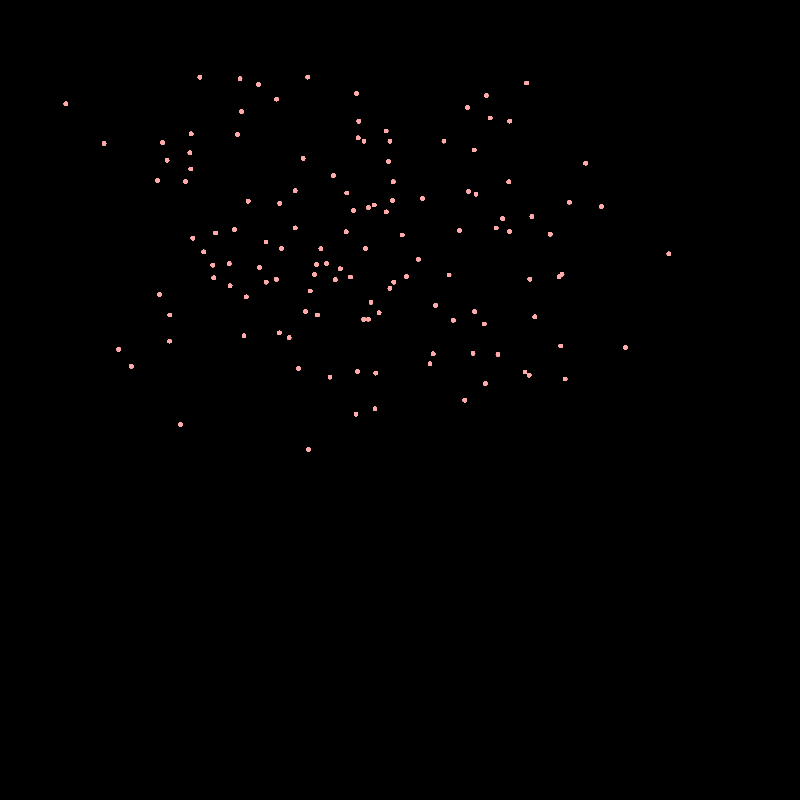
Frame 1 (no input)
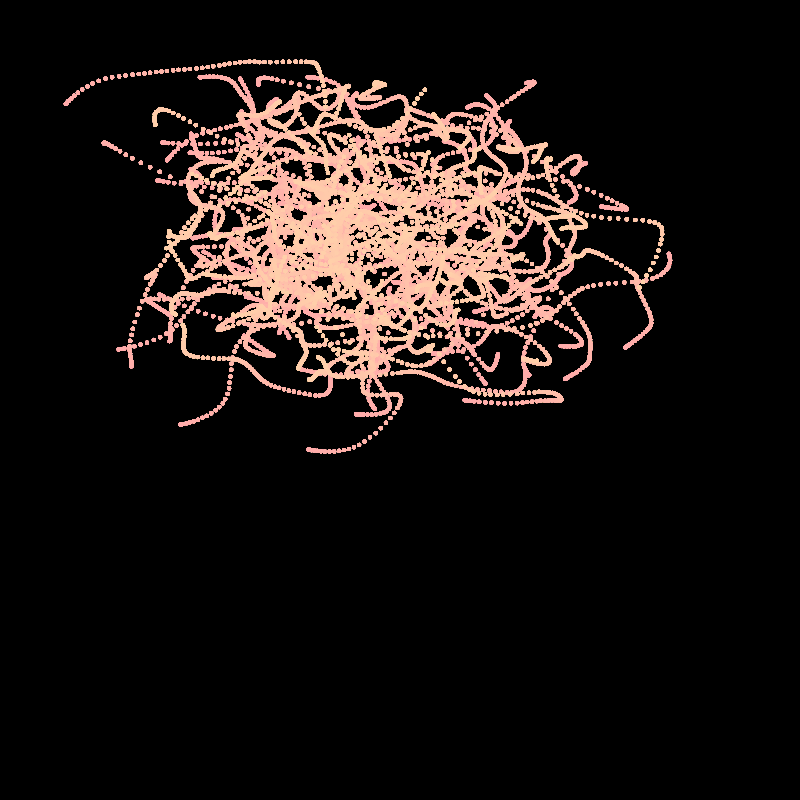
Frame 60 (the mouse pressed at the canvas centre just before this capture)
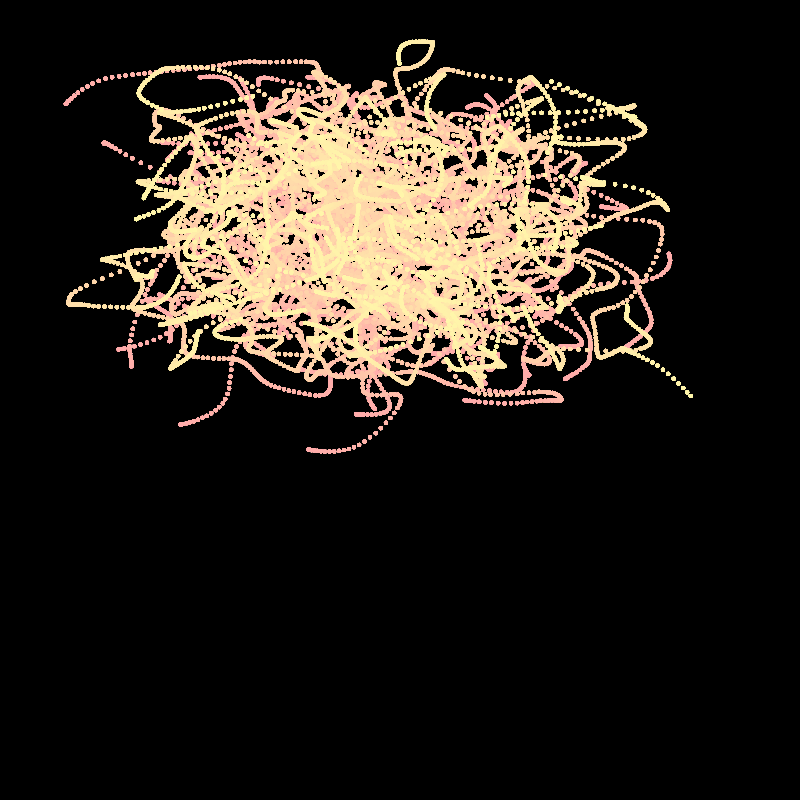
Frame 120 (the mouse held since frame 60 and released just before this capture)

The Processing sketch that drew these frames (run headless with seeded random() and noise(); from frame 60 on, the mouse is pressed at the canvas centre):

// Processing sketch: processing_159140
// ── processing_159140.pde

int m,w=511;
void setup() {
  size(800,800);
  colorMode(HSB,width);
  background(0);
  noStroke();

}
 
void draw() {
  ++m;
  fill(m%w,width/3,width);
  for(int i=0;i<10000;++i)
    ellipse(noise(m/99.0,i*2)*width,noise(m/99.0,i*2+1)*w,4,4);
    
   }
